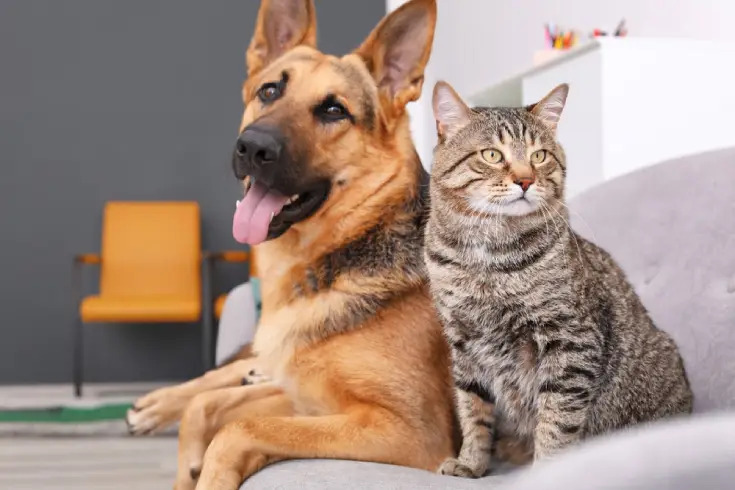
#> input picture lab4/test_images/test.jpg, 735 x 490 px; its folder holds only this picture in this run
$ python manual_bbox.py
#> lines starting #> are read from the running program, lines starting #| are printed output that depends on the picture; after the words box and inside, x2 and y2 are one past the last pixel; in counts of white or black regions, pixels touching at a corner belong together
import cv2
import os
import numpy as np
import json
from datetime import datetime
# ═══════════════════════════════════════════════════════════
#  Enhanced BBox Selector — OpenCV
#  Controls:
#    Left Click      — Place point (2-click mode) or drag
#    Right Click     — Undo last point / cancel current drag
#    Z              — Undo last point
#    S              — Save current bbox to history
#    C              — Copy last bbox info to console
#    M              — Toggle mode (2-click / drag)
#    R              — Reset current selection
#    G              — Toggle crosshair guides
#    H              — Toggle help overlay
#    F              — Toggle output format
#    N              — Next image (if folder mode)
#    P              — Previous image (if folder mode)
#    Q / Esc        — Quit
# ═══════════════════════════════════════════════════════════
# ── Configuration ──────────────────────────────────────────
IMG_PATH = os.path.join("test_images", "test.jpg")
WINDOW_NAME = "BBox Selector"
COLORS = {
    "crosshair": (100, 100, 100),
    "point": (0, 200, 255),
    "point_outline": (0, 0, 0),
    "rect_active": (0, 255, 0),
    "rect_preview": (0, 255, 0),
    "rect_saved": (255, 180, 0),
    "text_bg": (30, 30, 30),
    "text_fg": (255, 255, 255),
    "help_bg": (20, 20, 20),
    "help_fg": (200, 200, 200),
    "help_key": (0, 200, 255),
    "banner_bg": (0, 160, 80),
    "banner_fg": (255, 255, 255),
    "status_bg": (40, 40, 40),
    "info_label": (160, 160, 160),
    "info_value": (0, 220, 255),
}
FORMATS = ["x y w h", "x1 y1 x2 y2", "YOLO", "JSON", "CSV"]
# ───────────────────────────────────────────────────────────
class BBoxSelector:
    def __init__(self, img_path):
        self.images = []
        self.img_index = 0
        self.load_images(img_path)
        # State
        self.points = []
        self.history = []
        self.mouse_pos = (0, 0)
        self.dragging = False
        self.drag_start = None
        self.drag_end = None
        # Toggles
        self.mode = "click"
        self.show_crosshair = True
        self.show_help = False
        self.format_index = 0
        self.needs_redraw = True
    def load_images(self, path):
        """Load single image or all images from a folder."""
        supported = (".jpg", ".jpeg", ".png", ".bmp", ".tiff", ".tif", ".webp")
        if os.path.isdir(path):
            files = sorted(
                [
                    os.path.join(path, f)
                    for f in os.listdir(path)
                    if f.lower().endswith(supported)
                ]
            )
            if not files:
                print(f"No images found in '{path}'")
                exit(1)
            self.images = files
            print(f"Loaded {len(files)} images from '{path}'")
        elif os.path.isfile(path):
            self.images = [path]
        else:
            print(f"Path not found: '{path}'")
            exit(1)
    @property
    def current_path(self):
        return self.images[self.img_index]
    def load_current_image(self):
        img = cv2.imread(self.current_path)
        if img is None:
            print(f"Cannot read: {self.current_path}")
            return False
        self.original = img.copy()
        self.img_h, self.img_w = img.shape[:2]
        self.points = []
        self.dragging = False
        self.drag_start = None
        self.drag_end = None
        self.needs_redraw = True
        return True
    # ── Drawing helpers ────────────────────────────────────
    def draw_text(self, img, text, pos, font_scale=0.5, color=(255, 255, 255),
                  bg_color=None, thickness=1, padding=5):
        """Draw text with optional background."""
        font = cv2.FONT_HERSHEY_SIMPLEX
        (tw, th), baseline = cv2.getTextSize(text, font, font_scale, thickness)
        x, y = pos
        if bg_color is not None:
            cv2.rectangle(img, (x - padding, y - th - padding),
                          (x + tw + padding, y + baseline + padding), bg_color, -1)
        cv2.putText(img, text, (x, y), font, font_scale, color, thickness, cv2.LINE_AA)
        return th + baseline + padding * 2
    # [8 lines left out: function draw_point, not called in this run]
    def draw_dashed_line(self, img, pt1, pt2, color, thickness=1, dash_len=8):
        """Draw a dashed line."""
        x1, y1 = pt1
        x2, y2 = pt2
        dist = ((x2 - x1) ** 2 + (y2 - y1) ** 2) ** 0.5
        if dist == 0:
            return
        dashes = int(dist / dash_len)
        for i in range(0, dashes, 2):
            s = i / dashes
            e = min((i + 1) / dashes, 1.0)
            sx = int(x1 + (x2 - x1) * s)
            sy = int(y1 + (y2 - y1) * s)
            ex = int(x1 + (x2 - x1) * e)
            ey = int(y1 + (y2 - y1) * e)
            cv2.line(img, (sx, sy), (ex, ey), color, thickness, cv2.LINE_AA)
    # [21 lines left out: function draw_rect_with_dims, not called in this run]
    def draw_crosshair(self, img, pos):
        """Draw crosshair guides at mouse position."""
        mx, my = pos
        self.draw_dashed_line(img, (0, my), (self.img_w, my),
                              COLORS["crosshair"], 1, 6)
        self.draw_dashed_line(img, (mx, 0), (mx, self.img_h),
                              COLORS["crosshair"], 1, 6)
    def draw_cursor_info(self, img, pos):
        """Draw coordinate info near cursor."""
        mx, my = pos
        text = f"({mx}, {my})"
        offset_x = 15 if mx < self.img_w - 120 else -100
        offset_y = -15 if my > 30 else 25
        self.draw_text(img, text, (mx + offset_x, my + offset_y),
                       0.4, COLORS["info_value"], COLORS["text_bg"], padding=3)
    def draw_status_bar(self, img):
        """Draw bottom status bar."""
        bar_h = 32
        h = img.shape[0]
        cv2.rectangle(img, (0, h - bar_h), (self.img_w, h), COLORS["status_bg"], -1)
        # Mode
        mode_text = f"Mode: {self.mode.upper()}"
        self.draw_text(img, mode_text, (8, h - 10), 0.42,
                       COLORS["info_value"], padding=0)
        # Format
        fmt_text = f"Format: {FORMATS[self.format_index]}"
        self.draw_text(img, fmt_text, (160, h - 10), 0.42,
                       COLORS["info_label"], padding=0)
        # Image info
        fname = os.path.basename(self.current_path)
        if len(self.images) > 1:
            nav = f"[{self.img_index + 1}/{len(self.images)}] "
        else:
            nav = ""
        info = f"{nav}{fname}  ({self.img_w}x{self.img_h})"
        self.draw_text(img, info, (360, h - 10), 0.42,
                       COLORS["info_label"], padding=0)
        # History count
        hist = f"Saved: {len(self.history)}"
        self.draw_text(img, hist, (self.img_w - 100, h - 10), 0.42,
                       COLORS["rect_saved"], padding=0)
    def draw_top_banner(self, img, text, color=None):
        """Draw a top notification banner."""
        bg = color or COLORS["banner_bg"]
        cv2.rectangle(img, (0, 0), (self.img_w, 28), bg, -1)
        self.draw_text(img, text, (10, 18), 0.48,
                       COLORS["banner_fg"], padding=0)
    # [129 lines left out: functions draw_help_overlay, get_bbox, format_bbox, print_bbox, mouse_callback, not called in this run]
    # ── Main render ────────────────────────────────────────
    def render(self):
        """Render the current frame."""
        img = self.original.copy()
        # Draw saved bboxes (from history for this image)
        fname = os.path.basename(self.current_path)
        for entry in self.history:
            if entry["image"] == fname:
                cv2.rectangle(img, (entry["x1"], entry["y1"]),
                              (entry["x2"], entry["y2"]),
                              COLORS["rect_saved"], 2, cv2.LINE_AA)
                self.draw_text(img, f"#{entry['id']}", (entry["x1"] + 4, entry["y1"] + 16),
                               0.4, COLORS["rect_saved"], COLORS["text_bg"], padding=2)
        # Crosshair
        if self.show_crosshair and not self.show_help:
            self.draw_crosshair(img, self.mouse_pos)
            self.draw_cursor_info(img, self.mouse_pos)
        # Draw current selection
        if self.mode == "click":
            if len(self.points) >= 1:
                self.draw_point(img, self.points[0], "P1")
                # Preview rectangle from P1 to mouse
                if len(self.points) == 1:
                    mx, my = self.mouse_pos
                    self.draw_rect_with_dims(img, self.points[0][0], self.points[0][1],
                                             mx, my, COLORS["rect_preview"], 1, dashed=True)
            if len(self.points) == 2:
                self.draw_point(img, self.points[0], "P1")
                self.draw_point(img, self.points[1], "P2")
                bbox = self.get_bbox(self.points[0], self.points[1])
                self.draw_rect_with_dims(img, bbox["x1"], bbox["y1"],
                                         bbox["x2"], bbox["y2"],
                                         COLORS["rect_active"], 2)
                # Show formatted bbox on image
                fmt_text = self.format_bbox(bbox)
                self.draw_text(img, fmt_text, (bbox["x1"], bbox["y2"] + 20),
                               0.45, COLORS["rect_active"], COLORS["text_bg"], padding=4)
        elif self.mode == "drag":
            if self.dragging and self.drag_start and self.drag_end:
                self.draw_rect_with_dims(img, self.drag_start[0], self.drag_start[1],
                                         self.drag_end[0], self.drag_end[1],
                                         COLORS["rect_preview"], 2, dashed=True)
                self.draw_point(img, self.drag_start, "")
            elif len(self.points) == 2:
                bbox = self.get_bbox(self.points[0], self.points[1])
                self.draw_point(img, self.points[0], "P1")
                self.draw_point(img, self.points[1], "P2")
                self.draw_rect_with_dims(img, bbox["x1"], bbox["y1"],
                                         bbox["x2"], bbox["y2"],
                                         COLORS["rect_active"], 2)
                fmt_text = self.format_bbox(bbox)
                self.draw_text(img, fmt_text, (bbox["x1"], bbox["y2"] + 20),
                               0.45, COLORS["rect_active"], COLORS["text_bg"], padding=4)
        # Top banner — context-aware hint
        if len(self.points) == 0 and not self.dragging:
            hint = "Click to place P1" if self.mode == "click" else "Click & drag to select"
            hint += "  |  H = Help"
            self.draw_top_banner(img, hint, (60, 60, 60))
        elif len(self.points) == 1 and self.mode == "click":
            self.draw_top_banner(img, "Click to place P2", (60, 60, 60))
        elif len(self.points) == 2:
            self.draw_top_banner(img, "S = Save  |  C = Print  |  R = Reset  |  H = Help",
                                 COLORS["banner_bg"])
        # Status bar
        self.draw_status_bar(img)
        # Help overlay (on top of everything)
        if self.show_help:
            self.draw_help_overlay(img)
        return img
    # ── Keyboard handling ──────────────────────────────────
    def handle_key(self, key):
        """Handle keyboard input. Returns False to quit."""
        if key == -1:
            return True
        char = chr(key & 0xFF) if key & 0xFF < 128 else ""
        # Quit
        if key == 27 or char in ("q", "Q"):
            return False
        # Help
        elif char in ("h", "H"):
            self.show_help = not self.show_help
            self.needs_redraw = True
        # Mode toggle
        elif char in ("m", "M"):
            self.mode = "drag" if self.mode == "click" else "click"
            self.points = []
            self.dragging = False
            self.drag_start = None
            self.drag_end = None
            print(f"  ⚙ Mode: {self.mode.upper()}")
            self.needs_redraw = True
        # Reset
        elif char in ("r", "R"):
            self.points = []
            self.dragging = False
            self.drag_start = None
            self.drag_end = None
            print("  ↺ Selection reset")
            self.needs_redraw = True
        # Undo
        elif char in ("z", "Z"):
            if self.points:
                removed = self.points.pop()
                print(f"  ↩ Undone: {removed}")
                self.needs_redraw = True
        # Save to history
        elif char in ("s", "S"):
            if len(self.points) == 2:
                bbox = self.get_bbox(self.points[0], self.points[1])
                bbox["id"] = len(self.history) + 1
                bbox["timestamp"] = datetime.now().strftime("%H:%M:%S")
                self.history.append(bbox)
                print(f"  💾 Saved bbox #{bbox['id']}  ({self.format_bbox(bbox)})")
                self.points = []
                self.drag_start = None
                self.drag_end = None
                self.needs_redraw = True
            else:
                print(" No complete bbox to save")
        # Copy / print
        elif char in ("c", "C"):
            if len(self.points) == 2:
                bbox = self.get_bbox(self.points[0], self.points[1])
                self.print_bbox(bbox, "📋 Copied")
            elif self.history:
                self.print_bbox(self.history[-1], "📋 Last saved")
            else:
                print(" No bbox to print")
        # Format cycle
        elif char in ("f", "F"):
            self.format_index = (self.format_index + 1) % len(FORMATS)
            print(f"  Format: {FORMATS[self.format_index]}")
            self.needs_redraw = True
        # Next image
        elif char in ("n", "N"):
            if len(self.images) > 1:
                self.img_index = (self.img_index + 1) % len(self.images)
                self.load_current_image()
                print(f"  ➡ Image: {os.path.basename(self.current_path)}")
        # Previous image
        elif char in ("p", "P"):
            if len(self.images) > 1:
                self.img_index = (self.img_index - 1) % len(self.images)
                self.load_current_image()
                print(f"  ⬅ Image: {os.path.basename(self.current_path)}")
        return True
    # ── Main loop ──────────────────────────────────────────
    def run(self):
        if not self.load_current_image():
#> in load_current_image, img is the input picture: shape (490, 735, 3); mean B, G, R 130.4, 141.9, 163
            return
        print("\n╔══════════════════════════════════════════╗")
        print("║        Enhanced BBox Selector            ║")
        print("║   Press H for help  |  Q/Esc to quit     ║")
        print("╚══════════════════════════════════════════╝\n")
        cv2.namedWindow(WINDOW_NAME, cv2.WINDOW_AUTOSIZE)
        cv2.setMouseCallback(WINDOW_NAME, self.mouse_callback)
        while True:
            if self.needs_redraw:
                frame = self.render()
#> after the loop in draw_dashed_line, `for i in range(0, dashes, 2):`:
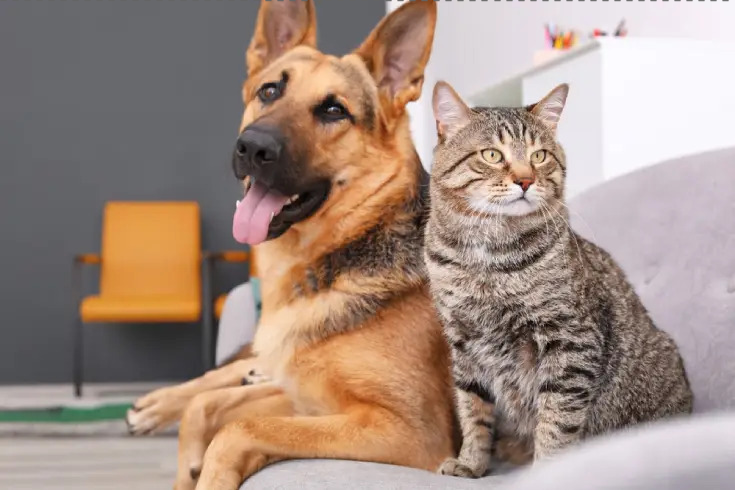
#> img: shape (490, 735, 3); 0.23% of pixels changed, all inside (x1, y1, x2, y2) = (0, 0, 730, 2)
#> after the loop in draw_dashed_line (call 2), `for i in range(0, dashes, 2):`: img: shape (490, 735, 3); 0.14% of pixels changed, all inside (x1, y1, x2, y2) = (0, 0, 2, 490)
#> in draw_text, `font = cv2.FONT_HERSHEY_SIMPLEX`: font = 0
#> in draw_text, `(tw, th), baseline = cv2.getTextSize(text, font, font_scale, thickness)`: tw = 39; th = 9; baseline = 4
#> in draw_text (call 6), `(tw, th), baseline = cv2.getTextSize(text, font, font_scale, thickness)`: tw = 59
#> in draw_text (call 6), `cv2.putText(img, text, (x, y), font, font_scale, color, thickness, cv2..`:
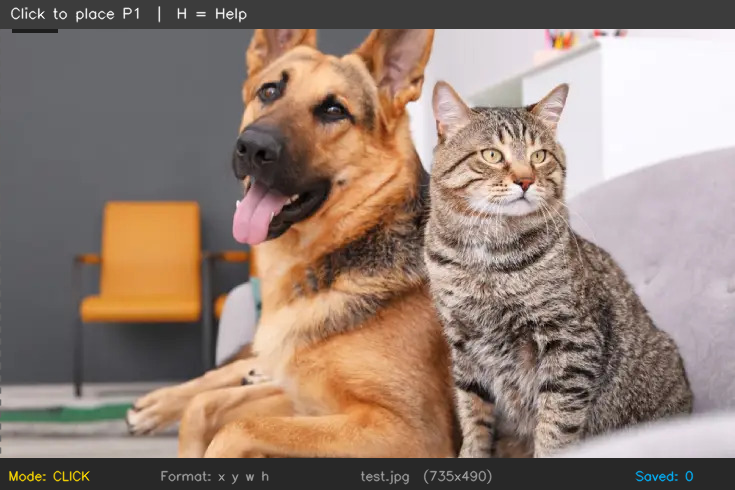
#> img: shape (490, 735, 3); mean B, G, R 116.6, 127.9, 147.5
                cv2.imshow(WINDOW_NAME, frame)
                self.needs_redraw = False
            key = cv2.waitKey(30)
#> (key Esc is pressed here)
            if key != -1:
                self.needs_redraw = True
            if not self.handle_key(key):
                break
        cv2.destroyAllWindows()
        # Print summary
        if self.history:
            print(f"\n{'═' * 50}")
            print(f"  SESSION SUMMARY — {len(self.history)} bbox(es) saved")
            print(f"{'═' * 50}")
            for entry in self.history:
                print(f"  #{entry['id']:>2d}  [{entry['timestamp']}]  "
                      f"{entry['image']}  →  "
                      f"{entry['x']} {entry['y']} {entry['w']} {entry['h']}")
            print(f"{'═' * 50}\n")
# ── Entry point ────────────────────────────────────────────
if __name__ == "__main__":
    import sys
    path = sys.argv[1] if len(sys.argv) > 1 else IMG_PATH
    selector = BBoxSelector(path)
    selector.run()
